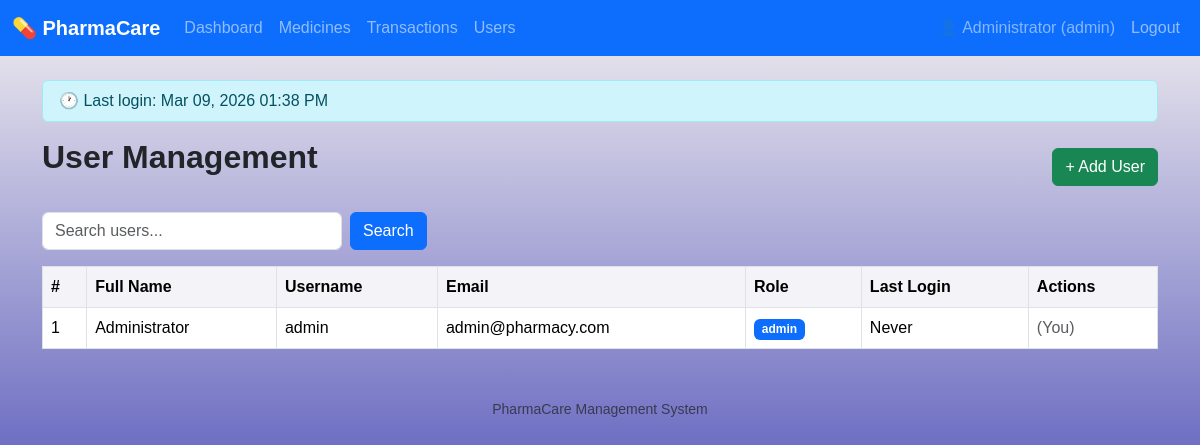
/users.php (signed in), run on the app's committed database.
### tables this page shows
CREATE TABLE users (
    id         INT AUTO_INCREMENT PRIMARY KEY,
    full_name  VARCHAR(100) NOT NULL,
    username   VARCHAR(50)  NOT NULL UNIQUE,
    email      VARCHAR(100) NOT NULL UNIQUE,
    password   VARCHAR(255) NOT NULL,
    role       ENUM('admin', 'pharmacist') DEFAULT 'pharmacist',
    last_login DATETIME DEFAULT NULL,
    created_at TIMESTAMP DEFAULT CURRENT_TIMESTAMP
);

### db.php (called while the page is built, shortened)
<?php
function clean($str) {
    return htmlspecialchars($str, ENT_QUOTES, 'UTF-8');
}
?>

### users.php (the view, shortened to what this page needs)
<?php
require_once 'db.php';
$pdo   = connect();
$search = trim($_GET['search'] ?? '');
if ($search) {
    $stmt = $pdo->prepare("SELECT * FROM users WHERE full_name LIKE ? OR username LIKE ? ORDER BY full_name");
    $stmt->execute(["%$search%", "%$search%"]);
} else {
    $stmt = $pdo->query("SELECT * FROM users ORDER BY full_name");
}
$users = $stmt->fetchAll();
include 'header.php';
?>
<div class="d-flex justify-content-between align-items-center mb-3">
    <h2>User Management</h2>
    <button class="btn btn-success" data-bs-toggle="modal" data-bs-target="#addModal">+ Add User</button>
</div>
<form method="GET" class="mb-3 d-flex gap-2">
    <input type="text" name="search" class="form-control" style="max-width:300px;"
           placeholder="Search users..." value="<?= clean($search) ?>">
    <button type="submit" class="btn btn-primary">Search</button>
</form>
<table class="table table-bordered table-hover bg-white">
    <thead>
        <tr>
            <th>#</th>
            <th>Full Name</th>
            <th>Username</th>
            <th>Email</th>
            <th>Role</th>
            <th>Last Login</th>
            <th>Actions</th>
        </tr>
    </thead>
    <tbody>
        <?php foreach ($users as $i => $u): ?>
        <tr>
            <td><?= $i + 1 ?></td>
            <td><?= clean($u['full_name']) ?></td>
            <td><?= clean($u['username']) ?></td>
            <td><?= clean($u['email']) ?></td>
            <td>
                <span class="badge <?= $u['role'] === 'admin' ? 'bg-primary' : 'bg-secondary' ?>">
                    <?= $u['role'] ?>
                </span>
            </td>
            <td><?= $u['last_login'] ? date('M j, Y', strtotime($u['last_login'])) : 'Never' ?></td>
            <td>
                <?php if ($u['id'] !== $_SESSION['user_id']): ?>
                    <a href="users.php?delete=<?= $u['id'] ?>"
                       class="btn btn-sm btn-danger"
                       onclick="return confirm('Delete <?= clean($u['username']) ?>?')">Delete</a>
                <?php else: ?>
                    <span class="text-muted">(You)</span>
                <?php endif; ?>
            </td>
        </tr>
        <?php endforeach; ?>
    </tbody>
</table>
<?php include 'footer.php'; ?>

### style.css (style rules this page uses)
body { background: linear-gradient( #f3f0f0, #0508a0); background-attachment: fixed; font-family: Arial, sans-serif; margin: 0; height: 100vh; }
h2 { margin-bottom: 20px; font-weight: bold; }
.table th { background-color: #f4f4f8; }

### data on the page
users: full_name "Administrator", username "admin", email "admin@pharmacy.com", role "admin", shows "Never", shows "(You)"

### other printed values
$_SESSION['full_name'] "Administrator"
$_SESSION['role'] "admin"
$_COOKIE['last_login'] "Mar 09, 2026 01:38 PM"
